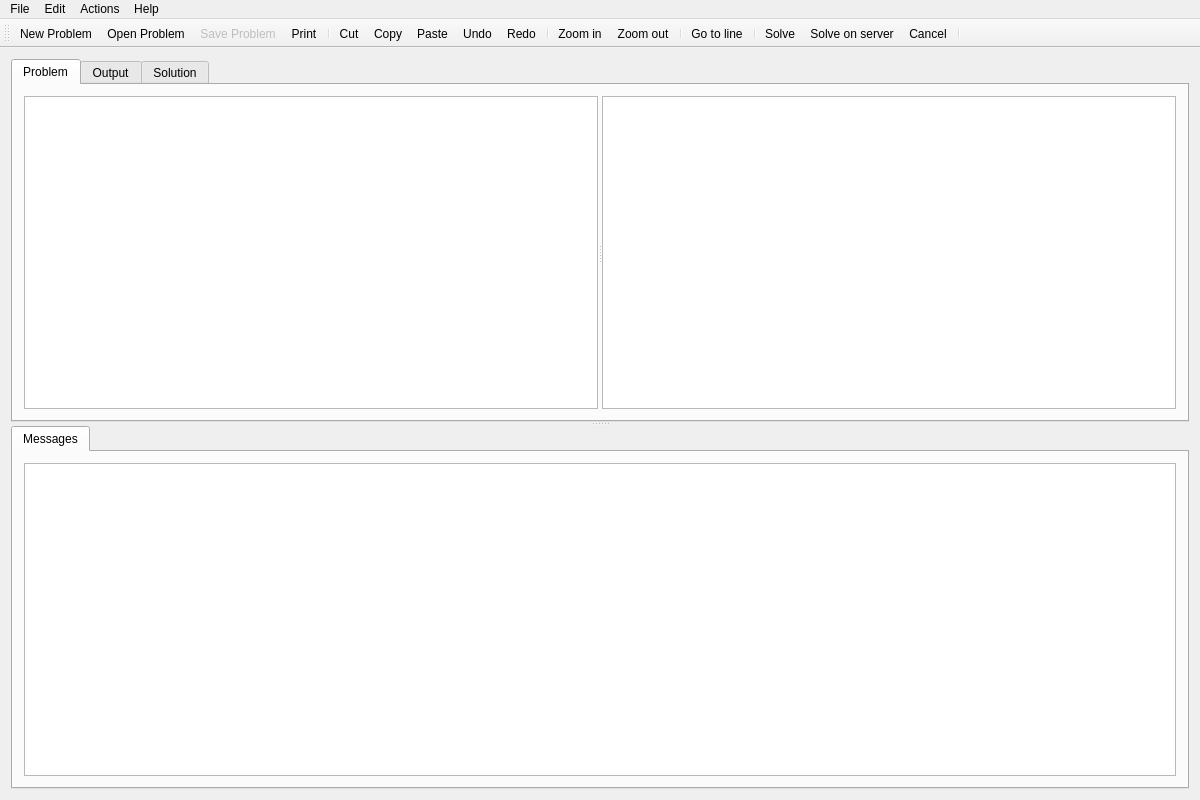
<?xml version="1.0" encoding="UTF-8"?>
<ui version="4.0">
 <class>coliopUi</class>
 <widget class="QMainWindow" name="coliopUi">
  <property name="geometry">
   <rect>
    <x>0</x>
    <y>0</y>
    <width>1200</width>
    <height>800</height>
   </rect>
  </property>
  <property name="sizePolicy">
   <sizepolicy hsizetype="Expanding" vsizetype="Expanding">
    <horstretch>0</horstretch>
    <verstretch>0</verstretch>
   </sizepolicy>
  </property>
  <property name="maximumSize">
   <size>
    <width>16777215</width>
    <height>16777215</height>
   </size>
  </property>
  <property name="windowTitle">
   <string>Coliop</string>
  </property>
  <property name="locale">
   <locale language="English" country="UnitedKingdom"/>
  </property>
  <widget class="QWidget" name="centralWidget">
   <property name="sizePolicy">
    <sizepolicy hsizetype="Expanding" vsizetype="Expanding">
     <horstretch>100</horstretch>
     <verstretch>100</verstretch>
    </sizepolicy>
   </property>
   <layout class="QVBoxLayout" name="verticalLayout_4">
    <item>
     <widget class="QSplitter" name="clpUiSplitter">
      <property name="sizePolicy">
       <sizepolicy hsizetype="Expanding" vsizetype="Expanding">
        <horstretch>0</horstretch>
        <verstretch>0</verstretch>
       </sizepolicy>
      </property>
      <property name="maximumSize">
       <size>
        <width>16777215</width>
        <height>16777215</height>
       </size>
      </property>
      <property name="orientation">
       <enum>Qt::Vertical</enum>
      </property>
      <widget class="QTabWidget" name="clpProblemTab">
       <property name="sizePolicy">
        <sizepolicy hsizetype="Expanding" vsizetype="MinimumExpanding">
         <horstretch>0</horstretch>
         <verstretch>0</verstretch>
        </sizepolicy>
       </property>
       <property name="minimumSize">
        <size>
         <width>0</width>
         <height>0</height>
        </size>
       </property>
       <property name="baseSize">
        <size>
         <width>0</width>
         <height>500</height>
        </size>
       </property>
       <property name="currentIndex">
        <number>0</number>
       </property>
       <property name="iconSize">
        <size>
         <width>32</width>
         <height>32</height>
        </size>
       </property>
       <widget class="QWidget" name="cmplProblem">
        <property name="sizePolicy">
         <sizepolicy hsizetype="Expanding" vsizetype="Expanding">
          <horstretch>0</horstretch>
          <verstretch>0</verstretch>
         </sizepolicy>
        </property>
        <attribute name="title">
         <string>Problem</string>
        </attribute>
        <layout class="QVBoxLayout" name="verticalLayout">
         <item>
          <widget class="QSplitter" name="splitter">
           <property name="sizePolicy">
            <sizepolicy hsizetype="Expanding" vsizetype="Expanding">
             <horstretch>0</horstretch>
             <verstretch>0</verstretch>
            </sizepolicy>
           </property>
           <property name="orientation">
            <enum>Qt::Horizontal</enum>
           </property>
           <widget class="QPlainTextEdit" name="cmplEditor">
            <property name="minimumSize">
             <size>
              <width>100</width>
              <height>0</height>
             </size>
            </property>
           </widget>
           <widget class="QListWidget" name="cmplList">
            <property name="sizePolicy">
             <sizepolicy hsizetype="Expanding" vsizetype="Expanding">
              <horstretch>0</horstretch>
              <verstretch>0</verstretch>
             </sizepolicy>
            </property>
            <property name="minimumSize">
             <size>
              <width>100</width>
              <height>0</height>
             </size>
            </property>
            <property name="maximumSize">
             <size>
              <width>16777215</width>
              <height>16777215</height>
             </size>
            </property>
            <property name="wordWrap">
             <bool>true</bool>
            </property>
           </widget>
          </widget>
         </item>
        </layout>
       </widget>
       <widget class="QWidget" name="output">
        <attribute name="title">
         <string>Output</string>
        </attribute>
        <layout class="QVBoxLayout" name="verticalLayout_3">
         <item>
          <widget class="QPlainTextEdit" name="cmplOutPut">
           <property name="readOnly">
            <bool>true</bool>
           </property>
          </widget>
         </item>
        </layout>
       </widget>
       <widget class="QWidget" name="solution">
        <attribute name="title">
         <string>Solution</string>
        </attribute>
        <layout class="QVBoxLayout" name="verticalLayout_5">
         <item>
          <widget class="QPlainTextEdit" name="cmplSolution">
           <property name="readOnly">
            <bool>true</bool>
           </property>
          </widget>
         </item>
        </layout>
       </widget>
      </widget>
      <widget class="QTabWidget" name="clpMessageTab">
       <property name="maximumSize">
        <size>
         <width>16777215</width>
         <height>16777215</height>
        </size>
       </property>
       <property name="baseSize">
        <size>
         <width>0</width>
         <height>200</height>
        </size>
       </property>
       <property name="layoutDirection">
        <enum>Qt::LeftToRight</enum>
       </property>
       <property name="currentIndex">
        <number>0</number>
       </property>
       <property name="iconSize">
        <size>
         <width>32</width>
         <height>32</height>
        </size>
       </property>
       <property name="tabsClosable">
        <bool>false</bool>
       </property>
       <widget class="QWidget" name="Messages">
        <property name="enabled">
         <bool>true</bool>
        </property>
        <property name="layoutDirection">
         <enum>Qt::LeftToRight</enum>
        </property>
        <attribute name="title">
         <string>Messages</string>
        </attribute>
        <layout class="QVBoxLayout" name="verticalLayout_2">
         <item>
          <widget class="QListWidget" name="cmplMessages">
           <property name="autoFillBackground">
            <bool>false</bool>
           </property>
           <property name="wordWrap">
            <bool>true</bool>
           </property>
          </widget>
         </item>
        </layout>
       </widget>
      </widget>
     </widget>
    </item>
   </layout>
  </widget>
  <widget class="QMenuBar" name="menuBar">
   <property name="geometry">
    <rect>
     <x>0</x>
     <y>0</y>
     <width>1200</width>
     <height>21</height>
    </rect>
   </property>
   <widget class="QMenu" name="menuFile">
    <property name="title">
     <string>File</string>
    </property>
    <addaction name="actionNew_Coliop4_Window"/>
    <addaction name="separator"/>
    <addaction name="actionNew_Problem"/>
    <addaction name="actionOpen_Problem"/>
    <addaction name="actionSave_Problem"/>
    <addaction name="actionSave_Problem_as"/>
    <addaction name="separator"/>
    <addaction name="actionPrint"/>
    <addaction name="separator"/>
    <addaction name="actionQuit"/>
   </widget>
   <widget class="QMenu" name="menuEdit">
    <property name="title">
     <string>Edit</string>
    </property>
    <addaction name="actionUndo"/>
    <addaction name="actionRedo"/>
    <addaction name="separator"/>
    <addaction name="actionCut"/>
    <addaction name="actionCopy"/>
    <addaction name="actionPaste"/>
    <addaction name="separator"/>
    <addaction name="actionZoom_in"/>
    <addaction name="actionZoom_out"/>
    <addaction name="separator"/>
    <addaction name="actionGo_to_line"/>
   </widget>
   <widget class="QMenu" name="menuActions">
    <property name="title">
     <string>Actions</string>
    </property>
    <addaction name="actionSolve"/>
    <addaction name="actionSolve_on_server"/>
    <addaction name="actionCancel"/>
    <addaction name="separator"/>
    <addaction name="actionOpen_CmplShell"/>
   </widget>
   <widget class="QMenu" name="menuHelp">
    <property name="title">
     <string>Help</string>
    </property>
    <addaction name="actionCMPL_Manual"/>
    <addaction name="actionAbout"/>
   </widget>
   <addaction name="menuFile"/>
   <addaction name="menuEdit"/>
   <addaction name="menuActions"/>
   <addaction name="menuHelp"/>
  </widget>
  <widget class="QToolBar" name="clpToolBar">
   <property name="sizePolicy">
    <sizepolicy hsizetype="Expanding" vsizetype="Expanding">
     <horstretch>0</horstretch>
     <verstretch>0</verstretch>
    </sizepolicy>
   </property>
   <property name="iconSize">
    <size>
     <width>32</width>
     <height>32</height>
    </size>
   </property>
   <attribute name="toolBarArea">
    <enum>TopToolBarArea</enum>
   </attribute>
   <attribute name="toolBarBreak">
    <bool>false</bool>
   </attribute>
   <addaction name="actionNew_Problem"/>
   <addaction name="actionOpen_Problem"/>
   <addaction name="actionSave_Problem"/>
   <addaction name="actionPrint"/>
   <addaction name="separator"/>
   <addaction name="actionCut"/>
   <addaction name="actionCopy"/>
   <addaction name="actionPaste"/>
   <addaction name="actionUndo"/>
   <addaction name="actionRedo"/>
   <addaction name="separator"/>
   <addaction name="actionZoom_in"/>
   <addaction name="actionZoom_out"/>
   <addaction name="separator"/>
   <addaction name="actionGo_to_line"/>
   <addaction name="separator"/>
   <addaction name="actionSolve"/>
   <addaction name="actionSolve_on_server"/>
   <addaction name="actionCancel"/>
   <addaction name="separator"/>
  </widget>
  <action name="actionNew_Coliop4_Window">
   <property name="text">
    <string>New Coliop Window</string>
   </property>
   <property name="toolTip">
    <string>New Coliop Window</string>
   </property>
   <property name="shortcut">
    <string>Ctrl+Shift+N</string>
   </property>
   <property name="visible">
    <bool>true</bool>
   </property>
  </action>
  <action name="actionNew_Problem">
   <property name="icon">
    <iconset resource="../Ressources/clpRessources.qrc">
     <normaloff>:/tbicons/pics/filenew.png</normaloff>
     <normalon>:/tbicons/pics/fileopen.png</normalon>:/tbicons/pics/filenew.png</iconset>
   </property>
   <property name="text">
    <string>New Problem</string>
   </property>
   <property name="shortcut">
    <string>Ctrl+N</string>
   </property>
   <property name="shortcutContext">
    <enum>Qt::ApplicationShortcut</enum>
   </property>
  </action>
  <action name="actionOpen_Problem">
   <property name="icon">
    <iconset resource="../Ressources/clpRessources.qrc">
     <normaloff>:/tbicons/pics/fileopen.png</normaloff>:/tbicons/pics/fileopen.png</iconset>
   </property>
   <property name="text">
    <string>Open Problem</string>
   </property>
   <property name="shortcut">
    <string>Ctrl+O</string>
   </property>
  </action>
  <action name="actionSave_Problem">
   <property name="enabled">
    <bool>false</bool>
   </property>
   <property name="icon">
    <iconset resource="../Ressources/clpRessources.qrc">
     <normaloff>:/tbicons/pics/filesave.png</normaloff>:/tbicons/pics/filesave.png</iconset>
   </property>
   <property name="text">
    <string>Save Problem</string>
   </property>
   <property name="shortcut">
    <string>Ctrl+S</string>
   </property>
  </action>
  <action name="actionSave_Problem_as">
   <property name="enabled">
    <bool>false</bool>
   </property>
   <property name="text">
    <string>Save Problem as ..</string>
   </property>
   <property name="shortcut">
    <string>Ctrl+Shift+S</string>
   </property>
  </action>
  <action name="actionPrint">
   <property name="icon">
    <iconset resource="../Ressources/clpRessources.qrc">
     <normaloff>:/tbicons/pics/fileprint.png</normaloff>:/tbicons/pics/fileprint.png</iconset>
   </property>
   <property name="text">
    <string>Print</string>
   </property>
   <property name="shortcut">
    <string>Ctrl+P</string>
   </property>
  </action>
  <action name="actionCMPL_Manual">
   <property name="text">
    <string>CMPL Manual</string>
   </property>
  </action>
  <action name="actionSolve">
   <property name="icon">
    <iconset resource="../Ressources/clpRessources.qrc">
     <normaloff>:/tbicons/pics/go-next-view.png</normaloff>:/tbicons/pics/go-next-view.png</iconset>
   </property>
   <property name="text">
    <string>Solve</string>
   </property>
   <property name="shortcut">
    <string>F5</string>
   </property>
  </action>
  <action name="actionCancel">
   <property name="icon">
    <iconset resource="../Ressources/clpRessources.qrc">
     <normaloff>:/tbicons/pics/remove.png</normaloff>:/tbicons/pics/remove.png</iconset>
   </property>
   <property name="text">
    <string>Cancel</string>
   </property>
   <property name="shortcut">
    <string>F6</string>
   </property>
  </action>
  <action name="actionUndo">
   <property name="icon">
    <iconset resource="../Ressources/clpRessources.qrc">
     <normaloff>:/tbicons/pics/editundo.png</normaloff>:/tbicons/pics/editundo.png</iconset>
   </property>
   <property name="text">
    <string>Undo</string>
   </property>
   <property name="shortcut">
    <string>Ctrl+Z</string>
   </property>
  </action>
  <action name="actionRedo">
   <property name="icon">
    <iconset resource="../Ressources/clpRessources.qrc">
     <normaloff>:/tbicons/pics/editredo.png</normaloff>:/tbicons/pics/editredo.png</iconset>
   </property>
   <property name="text">
    <string>Redo</string>
   </property>
   <property name="shortcut">
    <string>Ctrl+Y</string>
   </property>
  </action>
  <action name="actionCopy">
   <property name="icon">
    <iconset resource="../Ressources/clpRessources.qrc">
     <normaloff>:/tbicons/pics/editcopy.png</normaloff>:/tbicons/pics/editcopy.png</iconset>
   </property>
   <property name="text">
    <string>Copy</string>
   </property>
   <property name="shortcut">
    <string>Ctrl+C</string>
   </property>
  </action>
  <action name="actionCut">
   <property name="icon">
    <iconset resource="../Ressources/clpRessources.qrc">
     <normaloff>:/tbicons/pics/editcut.png</normaloff>:/tbicons/pics/editcut.png</iconset>
   </property>
   <property name="text">
    <string>Cut</string>
   </property>
   <property name="shortcut">
    <string>Ctrl+X</string>
   </property>
  </action>
  <action name="actionPaste">
   <property name="icon">
    <iconset resource="../Ressources/clpRessources.qrc">
     <normaloff>:/tbicons/pics/editpaste.png</normaloff>:/tbicons/pics/editpaste.png</iconset>
   </property>
   <property name="text">
    <string>Paste</string>
   </property>
   <property name="shortcut">
    <string>Ctrl+V</string>
   </property>
  </action>
  <action name="actionAbout">
   <property name="text">
    <string>About Coliop4</string>
   </property>
  </action>
  <action name="actionZoom_in">
   <property name="icon">
    <iconset resource="../Ressources/clpRessources.qrc">
     <normaloff>:/tbicons/pics/zoomin.png</normaloff>:/tbicons/pics/zoomin.png</iconset>
   </property>
   <property name="text">
    <string>Zoom in </string>
   </property>
   <property name="shortcut">
    <string>Ctrl++</string>
   </property>
  </action>
  <action name="actionZoom_out">
   <property name="icon">
    <iconset resource="../Ressources/clpRessources.qrc">
     <normaloff>:/tbicons/pics/zoomout.png</normaloff>:/tbicons/pics/zoomout.png</iconset>
   </property>
   <property name="text">
    <string>Zoom out</string>
   </property>
   <property name="shortcut">
    <string>Ctrl+-</string>
   </property>
  </action>
  <action name="actionQuit">
   <property name="text">
    <string>Quit</string>
   </property>
   <property name="shortcut">
    <string>Ctrl+Q</string>
   </property>
   <property name="shortcutContext">
    <enum>Qt::ApplicationShortcut</enum>
   </property>
  </action>
  <action name="actionOpen_CmplShell">
   <property name="text">
    <string>Open CmplShell</string>
   </property>
  </action>
  <action name="actionSolve_on_server">
   <property name="icon">
    <iconset resource="../Ressources/clpRessources.qrc">
     <normaloff>:/tbicons/pics/go-server.png</normaloff>:/tbicons/pics/go-server.png</iconset>
   </property>
   <property name="text">
    <string>Solve on server</string>
   </property>
  </action>
  <action name="actionGo_to_line">
   <property name="icon">
    <iconset resource="../Ressources/clpRessources.qrc">
     <normaloff>:/tbicons/pics/go-next.png</normaloff>:/tbicons/pics/go-next.png</iconset>
   </property>
   <property name="text">
    <string>Go to line</string>
   </property>
   <property name="shortcut">
    <string>Ctrl+G</string>
   </property>
  </action>
 </widget>
 <layoutdefault spacing="6" margin="11"/>
 <resources>
  <include location="../Ressources/clpRessources.qrc"/>
 </resources>
 <connections/>
</ui>
